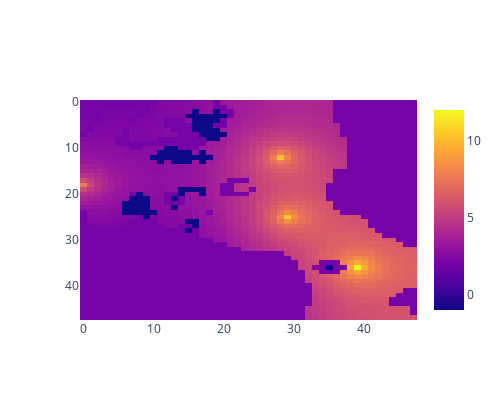
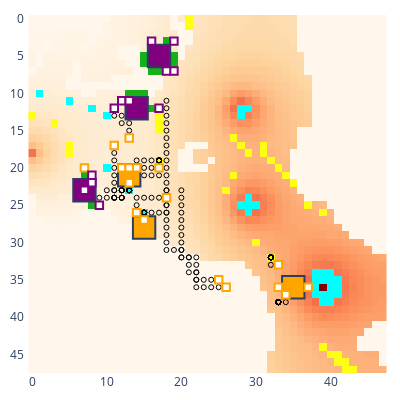

Write notebook code for charts like these, in order.
### Code cell
update_logging_level(logging.DEBUG)
# myenv.run_to_step(8)
# myenv.undo()
# myenv.step()
myenv.step()
myenv.show()

### Figure 1 — Plotly figure (JSON) as saved in the notebook; plotly's stock layout.template omitted (floating-point values rounded to 4 significant figures; data arrays with more than 128 entries replaced by an {"elided": "..."} marker saying what was removed)
{"data": [{"type": "heatmap", "z": {"elided": "48x48 float values"}}], "layout": {"height": 400, "width": 500, "xaxis": {"autorange": true, "range": [-0.5, 47.5]}, "yaxis": {"autorange": true, "range": [47.5, -0.5]}}}

### Figure 2 — Plotly figure (JSON) as saved in the notebook; plotly's stock layout.template omitted (floating-point values rounded to 4 significant figures; data arrays with more than 128 entries replaced by an {"elided": "..."} marker saying what was removed)
{"data": [{"colorscale": [[0, "rgb(255,247,236)"], [0.125, "rgb(254,232,200)"], [0.25, "rgb(253,212,158)"], [0.375, "rgb(253,187,132)"], [0.5, "rgb(252,141,89)"], [0.625, "rgb(239,101,72)"], [0.75, "rgb(215,48,31)"], [0.875, "rgb(179,0,0)"], [1, "rgb(127,0,0)"]], "name": "Rubble", "showscale": false, "type": "heatmap", "uid": "24_Rubble", "z": {"elided": "48x48 int values"}}, {"colorscale": [[0, "#00ffff"], [1, "#00ffff"]], "hoverinfo": "skip", "name": "Ice", "showscale": false, "type": "heatmap", "uid": "24_Ice", "z": {"elided": "48x48 int values"}}, {"colorscale": [[0, "#ffff14"], [1, "#ffff14"]], "hoverinfo": "skip", "name": "Ore", "showscale": false, "type": "heatmap", "uid": "24_Ore", "z": {"elided": "48x48 int values"}}, {"colorscale": [[0, "#15b01a"], [1, "#15b01a"]], "hoverinfo": "skip", "name": "Lichen", "showscale": false, "type": "heatmap", "uid": "24_Lichen", "z": {"elided": "48x48 int values"}}, {"customdata": [["factory_0", "player_0", 194, 0, 0, 108, 0]], "hovertemplate": "%{customdata[0]} %{customdata[1]}<br>Power: %{customdata[2]}<br>Ice: %{customdata[3]}<br>Ore: %{customdata[4]}<br>Water: %{customdata[5]}<br>Metal: %{customdata[6]}<br><extra></extra>", "name": "factory_0", "showscale": false, "type": "heatmap", "uid": "24_factory_0", "x": [14], "y": [12], "z": [0]}, {"customdata": [["factory_2", "player_0", 112, 0, 0, 108, 0]], "hovertemplate": "%{customdata[0]} %{customdata[1]}<br>Power: %{customdata[2]}<br>Ice: %{customdata[3]}<br>Ore: %{customdata[4]}<br>Water: %{customdata[5]}<br>Metal: %{customdata[6]}<br><extra></extra>", "name": "factory_2", "showscale": false, "type": "heatmap", "uid": "24_factory_2", "x": [7], "y": [23], "z": [2]}, {"customdata": [["factory_4", "player_0", 416, 0, 0, 108, 0]], "hovertemplate": "%{customdata[0]} %{customdata[1]}<br>Power: %{customdata[2]}<br>Ice: %{customdata[3]}<br>Ore: %{customdata[4]}<br>Water: %{customdata[5]}<br>Metal: %{customdata[6]}<br><extra></extra>", "name": "factory_4", "showscale": false, "type": "heatmap", "uid": "24_factory_4", "x": [17], "y": [5], "z": [4]}, {"customdata": [["factory_1", "player_1", 50, 0, 0, 201, 10]], "hovertemplate": "%{customdata[0]} %{customdata[1]}<br>Power: %{customdata[2]}<br>Ice: %{customdata[3]}<br>Ore: %{customdata[4]}<br>Water: %{customdata[5]}<br>Metal: %{customdata[6]}<br><extra></extra>", "name": "factory_1", "showscale": false, "type": "heatmap", "uid": "24_factory_1", "x": [15], "y": [28], "z": [1]}, {"customdata": [["factory_3", "player_1", 100, 0, 0, 181, 0]], "hovertemplate": "%{customdata[0]} %{customdata[1]}<br>Power: %{customdata[2]}<br>Ice: %{customdata[3]}<br>Ore: %{customdata[4]}<br>Water: %{customdata[5]}<br>Metal: %{customdata[6]}<br><extra></extra>", "name": "factory_3", "showscale": false, "type": "heatmap", "uid": "24_factory_3", "x": [35], "y": [36], "z": [3]}, {"customdata": [["factory_5", "player_1", 50, 0, 0, 201, 0]], "hovertemplate": "%{customdata[0]} %{customdata[1]}<br>Power: %{customdata[2]}<br>Ice: %{customdata[3]}<br>Ore: %{customdata[4]}<br>Water: %{customdata[5]}<br>Metal: %{customdata[6]}<br><extra></extra>", "name": "factory_5", "showscale": false, "type": "heatmap", "uid": "24_factory_5", "x": [13], "y": [21], "z": [5]}, {"customdata": [["unit_9", "player_1", "HEAVY", [15, 27], 892, 0, 0, 0, 0]], "hovertemplate": "%{customdata[0]} %{customdata[1]}<br>Type: %{customdata[2]}<br>Pos: %{customdata[3]}<br>Power: %{customdata[4]}<br>Ice: %{customdata[5]}<br>Ore: %{customdata[6]}<br>Water: %{customdata[7]}<br>Metal: %{customdata[8]}<br><extra></extra>", "name": "unit_9", "showscale": false, "type": "heatmap", "uid": "24_unit_9", "x": [15], "y": [27], "z": [9]}, {"hoverinfo": "skip", "marker": {"color": "black", "size": 5, "symbol": "circle-open"}, "mode": "markers", "name": "path", "showlegend": false, "type": "scatter", "uid": "24_path", "x": [15, 15, 15, 15, 15, 15, 15, 15, 15, 15, 15, 15, 15, 15, 15, 15, 15], "y": [26, 26, 26, 26, 26, 26, 26, 26, 26, 26, 26, 26, 26, 26, 26, 27, 27]}, {"customdata": [["unit_10", "player_1", "HEAVY", [37, 36], 679, 0, 0, 0, 0]], "hovertemplate": "%{customdata[0]} %{customdata[1]}<br>Type: %{customdata[2]}<br>Pos: %{customdata[3]}<br>Power: %{customdata[4]}<br>Ice: %{customdata[5]}<br>Ore: %{customdata[6]}<br>Water: %{customdata[7]}<br>Metal: %{customdata[8]}<br><extra></extra>", "name": "unit_10", "showscale": false, "type": "heatmap", "uid": "24_unit_10", "x": [37], "y": [36], "z": [10]}, {"hoverinfo": "skip", "marker": {"color": "black", "size": 5, "symbol": "circle-open"}, "mode": "markers", "name": "path", "showlegend": false, "type": "scatter", "uid": "24_path", "x": [37, 37, 37, 37, 37, 37, 37, 37, 37, 37, 36, 36], "y": [36, 36, 36, 36, 36, 36, 36, 36, 36, 36, 36, 36]}, {"customdata": [["unit_11", "player_1", "HEAVY", [13, 22], 742, 0, 0, 0, 0]], "hovertemplate": "%{customdata[0]} %{customdata[1]}<br>Type: %{customdata[2]}<br>Pos: %{customdata[3]}<br>Power: %{customdata[4]}<br>Ice: %{customdata[5]}<br>Ore: %{customdata[6]}<br>Water: %{customdata[7]}<br>Metal: %{customdata[8]}<br><extra></extra>", "name": "unit_11", "showscale": false, "type": "heatmap", "uid": "24_unit_11", "x": [13], "y": [22], "z": [11]}, {"hoverinfo": "skip", "marker": {"color": "black", "size": 5, "symbol": "circle-open"}, "mode": "markers", "name": "path", "showlegend": false, "type": "scatter", "uid": "24_path", "x": [13, 13, 13, 13, 13, 13, 13, 13, 13, 13, 13, 13, 13, 13], "y": [23, 23, 23, 23, 23, 23, 23, 23, 23, 23, 23, 23, 22, 22]}, {"customdata": [["unit_15", "player_1", "LIGHT", [18, 24], 49, 0, 12, 0, 0]], "hovertemplate": "%{customdata[0]} %{customdata[1]}<br>Type: %{customdata[2]}<br>Pos: %{customdata[3]}<br>Power: %{customdata[4]}<br>Ice: %{customdata[5]}<br>Ore: %{customdata[6]}<br>Water: %{customdata[7]}<br>Metal: %{customdata[8]}<br><extra></extra>", "name": "unit_15", "showscale": false, "type": "heatmap", "uid": "24_unit_15", "x": [18], "y": [24], "z": [15]}, {"hoverinfo": "skip", "marker": {"color": "black", "size": 5, "symbol": "circle-open"}, "mode": "markers", "name": "path", "showlegend": false, "type": "scatter", "uid": "24_path", "x": [18, 18, 18, 18, 18, 18, 17, 16, 16, 16], "y": [24, 24, 24, 24, 25, 26, 26, 26, 27, 27]}, {"customdata": [["unit_16", "player_1", "LIGHT", [33, 36], 28, 0, 0, 0, 0]], "hovertemplate": "%{customdata[0]} %{customdata[1]}<br>Type: %{customdata[2]}<br>Pos: %{customdata[3]}<br>Power: %{customdata[4]}<br>Ice: %{customdata[5]}<br>Ore: %{customdata[6]}<br>Water: %{customdata[7]}<br>Metal: %{customdata[8]}<br><extra></extra>", "name": "unit_16", "showscale": false, "type": "heatmap", "uid": "24_unit_16", "x": [33], "y": [36], "z": [16]}, {"hoverinfo": "skip", "marker": {"color": "black", "size": 5, "symbol": "circle-open"}, "mode": "markers", "name": "path", "showlegend": false, "type": "scatter", "uid": "24_path", "x": [33, 34, 34], "y": [36, 36, 36]}, {"customdata": [["unit_17", "player_1", "LIGHT", [17, 20], 41, 0, 16, 0, 0]], "hovertemplate": "%{customdata[0]} %{customdata[1]}<br>Type: %{customdata[2]}<br>Pos: %{customdata[3]}<br>Power: %{customdata[4]}<br>Ice: %{customdata[5]}<br>Ore: %{customdata[6]}<br>Water: %{customdata[7]}<br>Metal: %{customdata[8]}<br><extra></extra>", "name": "unit_17", "showscale": false, "type": "heatmap", "uid": "24_unit_17", "x": [17], "y": [20], "z": [17]}, {"hoverinfo": "skip", "marker": {"color": "black", "size": 5, "symbol": "circle-open"}, "mode": "markers", "name": "path", "showlegend": false, "type": "scatter", "uid": "24_path", "x": [17, 17, 17, 16, 15, 14, 14], "y": [20, 20, 20, 20, 20, 20, 20]}, {"customdata": [["unit_21", "player_1", "LIGHT", [13, 16], 44, 0, 0, 0, 0]], "hovertemplate": "%{customdata[0]} %{customdata[1]}<br>Type: %{customdata[2]}<br>Pos: %{customdata[3]}<br>Power: %{customdata[4]}<br>Ice: %{customdata[5]}<br>Ore: %{customdata[6]}<br>Water: %{customdata[7]}<br>Metal: %{customdata[8]}<br><extra></extra>", "name": "unit_21", "showscale": false, "type": "heatmap", "uid": "24_unit_21", "x": [13], "y": [16], "z": [21]}, {"hoverinfo": "skip", "marker": {"color": "black", "size": 5, "symbol": "circle-open"}, "mode": "markers", "name": "path", "showlegend": false, "type": "scatter", "uid": "24_path", "x": [13, 13, 12, 12, 11, 11], "y": [15, 14, 14, 13, 13, 12]}, {"customdata": [["unit_22", "player_1", "LIGHT", [25, 35], 136, 0, 0, 0, 0]], "hovertemplate": "%{customdata[0]} %{customdata[1]}<br>Type: %{customdata[2]}<br>Pos: %{customdata[3]}<br>Power: %{customdata[4]}<br>Ice: %{customdata[5]}<br>Ore: %{customdata[6]}<br>Water: %{customdata[7]}<br>Metal: %{customdata[8]}<br><extra></extra>", "name": "unit_22", "showscale": false, "type": "heatmap", "uid": "24_unit_22", "x": [25], "y": [35], "z": [22]}, {"hoverinfo": "skip", "marker": {"color": "black", "size": 5, "symbol": "circle-open"}, "mode": "markers", "name": "path", "showlegend": false, "type": "scatter", "uid": "24_path", "x": [24, 23, 22, 22, 21, 21, 21, 20, 20, 19, 18, 18, 18, 18, 18, 18, 18, 18, 18], "y": [35, 35, 35, 34, 34, 33, 32, 32, 31, 31, 31, 30, 29, 28, 27, 26, 25, 24, 23]}, {"customdata": [["unit_23", "player_1", "LIGHT", [11, 17], 141, 0, 0, 0, 0]], "hovertemplate": "%{customdata[0]} %{customdata[1]}<br>Type: %{customdata[2]}<br>Pos: %{customdata[3]}<br>Power: %{customdata[4]}<br>Ice: %{customdata[5]}<br>Ore: %{customdata[6]}<br>Water: %{customdata[7]}<br>Metal: %{customdata[8]}<br><extra></extra>", "name": "unit_23", "showscale": false, "type": "heatmap", "uid": "24_unit_23", "x": [11], "y": [17], "z": [23]}, {"hoverinfo": "skip", "marker": {"color": "black", "size": 5, "symbol": "circle-open"}, "mode": "markers", "name": "path", "showlegend": false, "type": "scatter", "uid": "24_path", "x": [11, 11, 11, 11, 11, 11, 10, 10, 9], "y": [18, 19, 20, 21, 22, 23, 23, 24, 24]}, {"customdata": [["unit_27", "player_1", "LIGHT", [14, 20], 149, 0, 0, 0, 0]], "hovertemplate": "%{customdata[0]} %{customdata[1]}<br>Type: %{customdata[2]}<br>Pos: %{customdata[3]}<br>Power: %{customdata[4]}<br>Ice: %{customdata[5]}<br>Ore: %{customdata[6]}<br>Water: %{customdata[7]}<br>Metal: %{customdata[8]}<br><extra></extra>", "name": "unit_27", "showscale": false, "type": "heatmap", "uid": "24_unit_27", "x": [14], "y": [20], "z": [27]}, {"hoverinfo": "skip", "marker": {"color": "black", "size": 5, "symbol": "circle-open"}, "mode": "markers", "name": "path", "showlegend": false, "type": "scatter", "uid": "24_path", "x": [14, 15, 16, 17, 17, 17, 17, 17, 17, 17, 17, 17, 17, 17, 17, 17, 17, 17, 17], "y": [19, 19, 19, 19, 19, 19, 19, 19, 19, 19, 19, 19, 19, 19, 19, 19, 19, 19, 19]}, {"customdata": [["unit_28", "player_1", "LIGHT", [26, 36], 138, 0, 0, 0, 0]], "hovertemplate": "%{customdata[0]} %{customdata[1]}<br>Type: %{customdata[2]}<br>Pos: %{customdata[3]}<br>Power: %{customdata[4]}<br>Ice: %{customdata[5]}<br>Ore: %{customdata[6]}<br>Water: %{customdata[7]}<br>Metal: %{customdata[8]}<br><extra></extra>", "name": "unit_28", "showscale": false, "type": "heatmap", "uid": "24_unit_28", "x": [26], "y": [36], "z": [28]}, {"hoverinfo": "skip", "marker": {"color": "black", "size": 5, "symbol": "circle-open"}, "mode": "markers", "name": "path", "showlegend": false, "type": "scatter", "uid": "24_path", "x": [25, 24, 23, 22, 22, 22, 22, 22, 21, 20, 20, 20, 20, 20, 20, 20, 20, 20, 20], "y": [36, 36, 36, 36, 35, 34, 33, 32, 32, 32, 31, 30, 29, 28, 27, 26, 25, 24, 23]}, {"customdata": [["unit_29", "player_1", "LIGHT", [7, 20], 104, 0, 0, 0, 0]], "hovertemplate": "%{customdata[0]} %{customdata[1]}<br>Type: %{customdata[2]}<br>Pos: %{customdata[3]}<br>Power: %{customdata[4]}<br>Ice: %{customdata[5]}<br>Ore: %{customdata[6]}<br>Water: %{customdata[7]}<br>Metal: %{customdata[8]}<br><extra></extra>", "name": "unit_29", "showscale": false, "type": "heatmap", "uid": "24_unit_29", "x": [7], "y": [20], "z": [29]}, {"customdata": [["unit_36", "player_1", "LIGHT", [14, 26], 148, 0, 0, 0, 0]], "hovertemplate": "%{customdata[0]} %{customdata[1]}<br>Type: %{customdata[2]}<br>Pos: %{customdata[3]}<br>Power: %{customdata[4]}<br>Ice: %{customdata[5]}<br>Ore: %{customdata[6]}<br>Water: %{customdata[7]}<br>Metal: %{customdata[8]}<br><extra></extra>", "name": "unit_36", "showscale": false, "type": "heatmap", "uid": "24_unit_36", "x": [14], "y": [26], "z": [36]}, {"hoverinfo": "skip", "marker": {"color": "black", "size": 5, "symbol": "circle-open"}, "mode": "markers", "name": "path", "showlegend": false, "type": "scatter", "uid": "24_path", "x": [14, 14, 15, 16, 17, 18, 18, 18, 18, 18, 18, 18, 18, 18, 18, 18, 18, 18, 18], "y": [25, 24, 24, 24, 24, 24, 23, 22, 21, 20, 19, 18, 17, 16, 15, 14, 13, 12, 11]}, {"customdata": [["unit_37", "player_1", "LIGHT", [33, 33], 143, 0, 0, 0, 0]], "hovertemplate": "%{customdata[0]} %{customdata[1]}<br>Type: %{customdata[2]}<br>Pos: %{customdata[3]}<br>Power: %{customdata[4]}<br>Ice: %{customdata[5]}<br>Ore: %{customdata[6]}<br>Water: %{customdata[7]}<br>Metal: %{customdata[8]}<br><extra></extra>", "name": "unit_37", "showscale": false, "type": "heatmap", "uid": "24_unit_37", "x": [33], "y": [33], "z": [37]}, {"hoverinfo": "skip", "marker": {"color": "black", "size": 5, "symbol": "circle-open"}, "mode": "markers", "name": "path", "showlegend": false, "type": "scatter", "uid": "24_path", "x": [32, 32, 32, 32, 32, 32, 32, 32, 32, 32, 32, 32, 32, 32, 32, 32, 32, 32, 32], "y": [33, 32, 32, 32, 32, 32, 32, 32, 32, 32, 32, 32, 32, 32, 32, 32, 32, 32, 32]}, {"customdata": [["unit_38", "player_1", "LIGHT", [34, 37], 50, 0, 0, 0, 0]], "hovertemplate": "%{customdata[0]} %{customdata[1]}<br>Type: %{customdata[2]}<br>Pos: %{customdata[3]}<br>Power: %{customdata[4]}<br>Ice: %{customdata[5]}<br>Ore: %{customdata[6]}<br>Water: %{customdata[7]}<br>Metal: %{customdata[8]}<br><extra></extra>", "name": "unit_38", "showscale": false, "type": "heatmap", "uid": "24_unit_38", "x": [34], "y": [37], "z": [38]}, {"hoverinfo": "skip", "marker": {"color": "black", "size": 5, "symbol": "circle-open"}, "mode": "markers", "name": "path", "showlegend": false, "type": "scatter", "uid": "24_path", "x": [34, 33, 33, 33, 33, 33, 33, 33, 33, 33, 33, 33, 33, 33, 33, 33, 33, 33, 33], "y": [38, 38, 38, 38, 38, 38, 38, 38, 38, 38, 38, 38, 38, 38, 38, 38, 38, 38, 38]}, {"customdata": [["unit_39", "player_1", "LIGHT", [12, 20], 150, 0, 0, 0, 0]], "hovertemplate": "%{customdata[0]} %{customdata[1]}<br>Type: %{customdata[2]}<br>Pos: %{customdata[3]}<br>Power: %{customdata[4]}<br>Ice: %{customdata[5]}<br>Ore: %{customdata[6]}<br>Water: %{customdata[7]}<br>Metal: %{customdata[8]}<br><extra></extra>", "name": "unit_39", "showscale": false, "type": "heatmap", "uid": "24_unit_39", "x": [12], "y": [20], "z": [39]}, {"hoverinfo": "skip", "marker": {"color": "black", "size": 5, "symbol": "circle-open"}, "mode": "markers", "name": "path", "showlegend": false, "type": "scatter", "uid": "24_path", "x": [12, 12, 13, 14, 14, 15, 16, 17, 17, 17, 17, 17, 17, 17, 17, 17, 17, 17, 17], "y": [21, 22, 22, 22, 21, 21, 21, 21, 20, 20, 20, 20, 20, 20, 20, 20, 20, 20, 20]}, {"customdata": [["unit_40", "player_1", "LIGHT", [13, 20], 50, 0, 0, 0, 0]], "hovertemplate": "%{customdata[0]} %{customdata[1]}<br>Type: %{customdata[2]}<br>Pos: %{customdata[3]}<br>Power: %{customdata[4]}<br>Ice: %{customdata[5]}<br>Ore: %{customdata[6]}<br>Water: %{customdata[7]}<br>Metal: %{customdata[8]}<br><extra></extra>", "name": "unit_40", "showscale": false, "type": "heatmap", "uid": "24_unit_40", "x": [13], "y": [20], "z": [40]}, {"hoverinfo": "skip", "marker": {"color": "black", "size": 5, "symbol": "circle-open"}, "mode": "markers", "name": "path", "showlegend": false, "type": "scatter", "uid": "24_path", "x": [13, 12, 12, 12, 12, 12, 12, 12, 12, 12, 12, 12, 12, 12, 11, 11, 11, 11, 11], "y": [20, 20, 21, 22, 23, 24, 24, 24, 24, 23, 23, 23, 23, 23, 23, 24, 24, 24, 24]}, {"customdata": [["unit_6", "player_0", "HEAVY", [12, 11], 502, 360, 0, 0, 0]], "hovertemplate": "%{customdata[0]} %{customdata[1]}<br>Type: %{customdata[2]}<br>Pos: %{customdata[3]}<br>Power: %{customdata[4]}<br>Ice: %{customdata[5]}<br>Ore: %{customdata[6]}<br>Water: %{customdata[7]}<br>Metal: %{customdata[8]}<br><extra></extra>", "name": "unit_6", "showscale": false, "type": "heatmap", "uid": "24_unit_6", "x": [12], "y": [11], "z": [6]}, {"hoverinfo": "skip", "marker": {"color": "black", "size": 5, "symbol": "circle-open"}, "mode": "markers", "name": "path", "showlegend": false, "type": "scatter", "uid": "24_path", "x": [12, 12, 12, 12, 12, 12, 12, 12, 12, 12, 12, 12, 12, 12, 12, 12, 12, 12, 12], "y": [11, 11, 11, 11, 11, 11, 11, 11, 11, 11, 11, 11, 11, 11, 11, 11, 11, 11, 11]}, {"customdata": [["unit_7", "player_0", "HEAVY", [8, 21], 641, 360, 0, 0, 0]], "hovertemplate": "%{customdata[0]} %{customdata[1]}<br>Type: %{customdata[2]}<br>Pos: %{customdata[3]}<br>Power: %{customdata[4]}<br>Ice: %{customdata[5]}<br>Ore: %{customdata[6]}<br>Water: %{customdata[7]}<br>Metal: %{customdata[8]}<br><extra></extra>", "name": "unit_7", "showscale": false, "type": "heatmap", "uid": "24_unit_7", "x": [8], "y": [21], "z": [7]}, {"hoverinfo": "skip", "marker": {"color": "black", "size": 5, "symbol": "circle-open"}, "mode": "markers", "name": "path", "showlegend": false, "type": "scatter", "uid": "24_path", "x": [8, 8, 8, 8, 8, 8, 8, 8, 8, 8, 8, 8, 8, 8, 8, 8, 8, 8, 8], "y": [21, 21, 21, 21, 21, 21, 21, 21, 21, 21, 21, 21, 21, 21, 21, 21, 21, 21, 21]}, {"customdata": [["unit_8", "player_0", "HEAVY", [16, 3], 222, 340, 0, 0, 0]], "hovertemplate": "%{customdata[0]} %{customdata[1]}<br>Type: %{customdata[2]}<br>Pos: %{customdata[3]}<br>Power: %{customdata[4]}<br>Ice: %{customdata[5]}<br>Ore: %{customdata[6]}<br>Water: %{customdata[7]}<br>Metal: %{customdata[8]}<br><extra></extra>", "name": "unit_8", "showscale": false, "type": "heatmap", "uid": "24_unit_8", "x": [16], "y": [3], "z": [8]}, {"hoverinfo": "skip", "marker": {"color": "black", "size": 5, "symbol": "circle-open"}, "mode": "markers", "name": "path", "showlegend": false, "type": "scatter", "uid": "24_path", "x": [16, 16, 16, 16, 16, 16, 16, 16, 16, 16, 16, 16, 16, 16, 16, 16, 16, 16, 16], "y": [3, 3, 3, 3, 3, 3, 3, 3, 3, 3, 3, 3, 3, 3, 3, 3, 3, 3, 3]}, {"customdata": [["unit_12", "player_0", "LIGHT", [13, 11], 150, 0, 0, 0, 0]], "hovertemplate": "%{customdata[0]} %{customdata[1]}<br>Type: %{customdata[2]}<br>Pos: %{customdata[3]}<br>Power: %{customdata[4]}<br>Ice: %{customdata[5]}<br>Ore: %{customdata[6]}<br>Water: %{customdata[7]}<br>Metal: %{customdata[8]}<br><extra></extra>", "name": "unit_12", "showscale": false, "type": "heatmap", "uid": "24_unit_12", "x": [13], "y": [11], "z": [12]}, {"customdata": [["unit_13", "player_0", "LIGHT", [8, 22], 9, 0, 0, 0, 0]], "hovertemplate": "%{customdata[0]} %{customdata[1]}<br>Type: %{customdata[2]}<br>Pos: %{customdata[3]}<br>Power: %{customdata[4]}<br>Ice: %{customdata[5]}<br>Ore: %{customdata[6]}<br>Water: %{customdata[7]}<br>Metal: %{customdata[8]}<br><extra></extra>", "name": "unit_13", "showscale": false, "type": "heatmap", "uid": "24_unit_13", "x": [8], "y": [22], "z": [13]}, {"customdata": [["unit_18", "player_0", "LIGHT", [11, 12], 30, 22, 0, 0, 0]], "hovertemplate": "%{customdata[0]} %{customdata[1]}<br>Type: %{customdata[2]}<br>Pos: %{customdata[3]}<br>Power: %{customdata[4]}<br>Ice: %{customdata[5]}<br>Ore: %{customdata[6]}<br>Water: %{customdata[7]}<br>Metal: %{customdata[8]}<br><extra></extra>", "name": "unit_18", "showscale": false, "type": "heatmap", "uid": "24_unit_18", "x": [11], "y": [12], "z": [18]}, {"hoverinfo": "skip", "marker": {"color": "black", "size": 5, "symbol": "circle-open"}, "mode": "markers", "name": "path", "showlegend": false, "type": "scatter", "uid": "24_path", "x": [11, 11, 11, 11, 11, 11, 11, 11, 11, 11, 11, 11, 11, 11, 11, 11, 11, 11, 11], "y": [12, 12, 12, 12, 12, 12, 12, 12, 12, 12, 12, 12, 12, 12, 12, 12, 12, 12, 12]}, {"customdata": [["unit_20", "player_0", "LIGHT", [19, 7], 66, 0, 12, 0, 0]], "hovertemplate": "%{customdata[0]} %{customdata[1]}<br>Type: %{customdata[2]}<br>Pos: %{customdata[3]}<br>Power: %{customdata[4]}<br>Ice: %{customdata[5]}<br>Ore: %{customdata[6]}<br>Water: %{customdata[7]}<br>Metal: %{customdata[8]}<br><extra></extra>", "name": "unit_20", "showscale": false, "type": "heatmap", "uid": "24_unit_20", "x": [19], "y": [7], "z": [20]}, {"hoverinfo": "skip", "marker": {"color": "black", "size": 5, "symbol": "circle-open"}, "mode": "markers", "name": "path", "showlegend": false, "type": "scatter", "uid": "24_path", "x": [19, 19, 19, 19, 19, 19, 19, 19, 19, 19, 19, 19, 19, 19, 19, 19, 19, 19, 19], "y": [7, 7, 7, 7, 7, 7, 7, 7, 7, 7, 7, 7, 7, 7, 7, 7, 7, 7, 7]}, {"customdata": [["unit_24", "player_0", "LIGHT", [17, 12], 64, 0, 0, 0, 0]], "hovertemplate": "%{customdata[0]} %{customdata[1]}<br>Type: %{customdata[2]}<br>Pos: %{customdata[3]}<br>Power: %{customdata[4]}<br>Ice: %{customdata[5]}<br>Ore: %{customdata[6]}<br>Water: %{customdata[7]}<br>Metal: %{customdata[8]}<br><extra></extra>", "name": "unit_24", "showscale": false, "type": "heatmap", "uid": "24_unit_24", "x": [17], "y": [12], "z": [24]}, {"hoverinfo": "skip", "marker": {"color": "black", "size": 5, "symbol": "circle-open"}, "mode": "markers", "name": "path", "showlegend": false, "type": "scatter", "uid": "24_path", "x": [17, 17, 17, 17, 17, 17, 17, 17, 17, 17, 17, 17, 17, 17, 17, 17, 17, 17, 17], "y": [12, 12, 12, 12, 12, 12, 12, 12, 12, 12, 12, 12, 12, 12, 12, 12, 12, 12, 12]}, {"customdata": [["unit_26", "player_0", "LIGHT", [19, 3], 62, 0, 0, 0, 0]], "hovertemplate": "%{customdata[0]} %{customdata[1]}<br>Type: %{customdata[2]}<br>Pos: %{customdata[3]}<br>Power: %{customdata[4]}<br>Ice: %{customdata[5]}<br>Ore: %{customdata[6]}<br>Water: %{customdata[7]}<br>Metal: %{customdata[8]}<br><extra></extra>", "name": "unit_26", "showscale": false, "type": "heatmap", "uid": "24_unit_26", "x": [19], "y": [3], "z": [26]}, {"hoverinfo": "skip", "marker": {"color": "black", "size": 5, "symbol": "circle-open"}, "mode": "markers", "name": "path", "showlegend": false, "type": "scatter", "uid": "24_path", "x": [19, 19, 19, 19, 19, 19, 19, 19, 19, 19, 19, 19, 19, 19, 19, 19, 19, 19, 19], "y": [3, 3, 3, 3, 3, 3, 3, 3, 3, 3, 3, 3, 3, 3, 3, 3, 3, 3, 3]}, {"customdata": [["unit_31", "player_0", "LIGHT", [9, 25], 75, 0, 0, 0, 0]], "hovertemplate": "%{customdata[0]} %{customdata[1]}<br>Type: %{customdata[2]}<br>Pos: %{customdata[3]}<br>Power: %{customdata[4]}<br>Ice: %{customdata[5]}<br>Ore: %{customdata[6]}<br>Water: %{customdata[7]}<br>Metal: %{customdata[8]}<br><extra></extra>", "name": "unit_31", "showscale": false, "type": "heatmap", "uid": "24_unit_31", "x": [9], "y": [25], "z": [31]}, {"customdata": [["unit_34", "player_0", "LIGHT", [7, 23], 59, 0, 0, 0, 0]], "hovertemplate": "%{customdata[0]} %{customdata[1]}<br>Type: %{customdata[2]}<br>Pos: %{customdata[3]}<br>Power: %{customdata[4]}<br>Ice: %{customdata[5]}<br>Ore: %{customdata[6]}<br>Water: %{customdata[7]}<br>Metal: %{customdata[8]}<br><extra></extra>", "name": "unit_34", "showscale": false, "type": "heatmap", "uid": "24_unit_34", "x": [7], "y": [23], "z": [34]}, {"customdata": [["unit_35", "player_0", "LIGHT", [18, 7], 134, 0, 0, 0, 0]], "hovertemplate": "%{customdata[0]} %{customdata[1]}<br>Type: %{customdata[2]}<br>Pos: %{customdata[3]}<br>Power: %{customdata[4]}<br>Ice: %{customdata[5]}<br>Ore: %{customdata[6]}<br>Water: %{customdata[7]}<br>Metal: %{customdata[8]}<br><extra></extra>", "name": "unit_35", "showscale": false, "type": "heatmap", "uid": "24_unit_35", "x": [18], "y": [7], "z": [35]}, {"hoverinfo": "skip", "marker": {"color": "black", "size": 5, "symbol": "circle-open"}, "mode": "markers", "name": "path", "showlegend": false, "type": "scatter", "uid": "24_path", "x": [18, 18, 18, 18, 18, 18, 18, 18, 18, 18, 18, 18, 18, 18, 18, 18, 18, 18, 18], "y": [7, 7, 7, 7, 7, 7, 7, 7, 7, 7, 7, 7, 7, 7, 7, 7, 7, 7, 7]}], "layout": {"coloraxis": {"showscale": false}, "height": 400, "margin": {"b": 10, "l": 10, "r": 10, "t": 10}, "plot_bgcolor": "rgba(0, 0, 0, 0)", "shapes": [{"fillcolor": "purple", "name": "factory_0", "type": "rect", "x0": 12.5, "x1": 15.5, "y0": 10.5, "y1": 13.5}, {"fillcolor": "purple", "name": "factory_2", "type": "rect", "x0": 5.5, "x1": 8.5, "y0": 21.5, "y1": 24.5}, {"fillcolor": "purple", "name": "factory_4", "type": "rect", "x0": 15.5, "x1": 18.5, "y0": 3.5, "y1": 6.5}, {"fillcolor": "orange", "name": "factory_1", "type": "rect", "x0": 13.5, "x1": 16.5, "y0": 26.5, "y1": 29.5}, {"fillcolor": "orange", "name": "factory_3", "type": "rect", "x0": 33.5, "x1": 36.5, "y0": 34.5, "y1": 37.5}, {"fillcolor": "orange", "name": "factory_5", "type": "rect", "x0": 11.5, "x1": 14.5, "y0": 19.5, "y1": 22.5}, {"fillcolor": "white", "line": {"color": "orange"}, "name": "unit_9", "type": "rect", "x0": 14.5, "x1": 15.5, "y0": 26.5, "y1": 27.5}, {"fillcolor": "white", "line": {"color": "orange"}, "name": "unit_10", "type": "rect", "x0": 36.5, "x1": 37.5, "y0": 35.5, "y1": 36.5}, {"fillcolor": "white", "line": {"color": "orange"}, "name": "unit_11", "type": "rect", "x0": 12.5, "x1": 13.5, "y0": 21.5, "y1": 22.5}, {"fillcolor": "white", "line": {"color": "orange"}, "name": "unit_15", "type": "rect", "x0": 17.5, "x1": 18.5, "y0": 23.5, "y1": 24.5}, {"fillcolor": "white", "line": {"color": "orange"}, "name": "unit_16", "type": "rect", "x0": 32.5, "x1": 33.5, "y0": 35.5, "y1": 36.5}, {"fillcolor": "white", "line": {"color": "orange"}, "name": "unit_17", "type": "rect", "x0": 16.5, "x1": 17.5, "y0": 19.5, "y1": 20.5}, {"fillcolor": "white", "line": {"color": "orange"}, "name": "unit_21", "type": "rect", "x0": 12.5, "x1": 13.5, "y0": 15.5, "y1": 16.5}, {"fillcolor": "white", "line": {"color": "orange"}, "name": "unit_22", "type": "rect", "x0": 24.5, "x1": 25.5, "y0": 34.5, "y1": 35.5}, {"fillcolor": "white", "line": {"color": "orange"}, "name": "unit_23", "type": "rect", "x0": 10.5, "x1": 11.5, "y0": 16.5, "y1": 17.5}, {"fillcolor": "white", "line": {"color": "orange"}, "name": "unit_27", "type": "rect", "x0": 13.5, "x1": 14.5, "y0": 19.5, "y1": 20.5}, {"fillcolor": "white", "line": {"color": "orange"}, "name": "unit_28", "type": "rect", "x0": 25.5, "x1": 26.5, "y0": 35.5, "y1": 36.5}, {"fillcolor": "white", "line": {"color": "orange"}, "name": "unit_29", "type": "rect", "x0": 6.5, "x1": 7.5, "y0": 19.5, "y1": 20.5}, {"fillcolor": "white", "line": {"color": "orange"}, "name": "unit_36", "type": "rect", "x0": 13.5, "x1": 14.5, "y0": 25.5, "y1": 26.5}, {"fillcolor": "white", "line": {"color": "orange"}, "name": "unit_37", "type": "rect", "x0": 32.5, "x1": 33.5, "y0": 32.5, "y1": 33.5}, {"fillcolor": "white", "line": {"color": "orange"}, "name": "unit_38", "type": "rect", "x0": 33.5, "x1": 34.5, "y0": 36.5, "y1": 37.5}, {"fillcolor": "white", "line": {"color": "orange"}, "name": "unit_39", "type": "rect", "x0": 11.5, "x1": 12.5, "y0": 19.5, "y1": 20.5}, {"fillcolor": "white", "line": {"color": "orange"}, "name": "unit_40", "type": "rect", "x0": 12.5, "x1": 13.5, "y0": 19.5, "y1": 20.5}, {"fillcolor": "white", "line": {"color": "purple"}, "name": "unit_6", "type": "rect", "x0": 11.5, "x1": 12.5, "y0": 10.5, "y1": 11.5}, {"fillcolor": "white", "line": {"color": "purple"}, "name": "unit_7", "type": "rect", "x0": 7.5, "x1": 8.5, "y0": 20.5, "y1": 21.5}, {"fillcolor": "white", "line": {"color": "purple"}, "name": "unit_8", "type": "rect", "x0": 15.5, "x1": 16.5, "y0": 2.5, "y1": 3.5}, {"fillcolor": "white", "line": {"color": "purple"}, "name": "unit_12", "type": "rect", "x0": 12.5, "x1": 13.5, "y0": 10.5, "y1": 11.5}, {"fillcolor": "white", "line": {"color": "purple"}, "name": "unit_13", "type": "rect", "x0": 7.5, "x1": 8.5, "y0": 21.5, "y1": 22.5}, {"fillcolor": "white", "line": {"color": "purple"}, "name": "unit_18", "type": "rect", "x0": 10.5, "x1": 11.5, "y0": 11.5, "y1": 12.5}, {"fillcolor": "white", "line": {"color": "purple"}, "name": "unit_20", "type": "rect", "x0": 18.5, "x1": 19.5, "y0": 6.5, "y1": 7.5}, {"fillcolor": "white", "line": {"color": "purple"}, "name": "unit_24", "type": "rect", "x0": 16.5, "x1": 17.5, "y0": 11.5, "y1": 12.5}, {"fillcolor": "white", "line": {"color": "purple"}, "name": "unit_26", "type": "rect", "x0": 18.5, "x1": 19.5, "y0": 2.5, "y1": 3.5}, {"fillcolor": "white", "line": {"color": "purple"}, "name": "unit_31", "type": "rect", "x0": 8.5, "x1": 9.5, "y0": 24.5, "y1": 25.5}, {"fillcolor": "white", "line": {"color": "purple"}, "name": "unit_34", "type": "rect", "x0": 6.5, "x1": 7.5, "y0": 22.5, "y1": 23.5}, {"fillcolor": "white", "line": {"color": "purple"}, "name": "unit_35", "type": "rect", "x0": 17.5, "x1": 18.5, "y0": 6.5, "y1": 7.5}], "width": 400, "xaxis": {"autorange": true, "domain": [0, 1], "range": [-0.7667, 47.77], "type": "linear"}, "yaxis": {"autorange": true, "domain": [0, 1], "range": [47.5, -0.5], "scaleanchor": "x", "type": "linear"}}}
